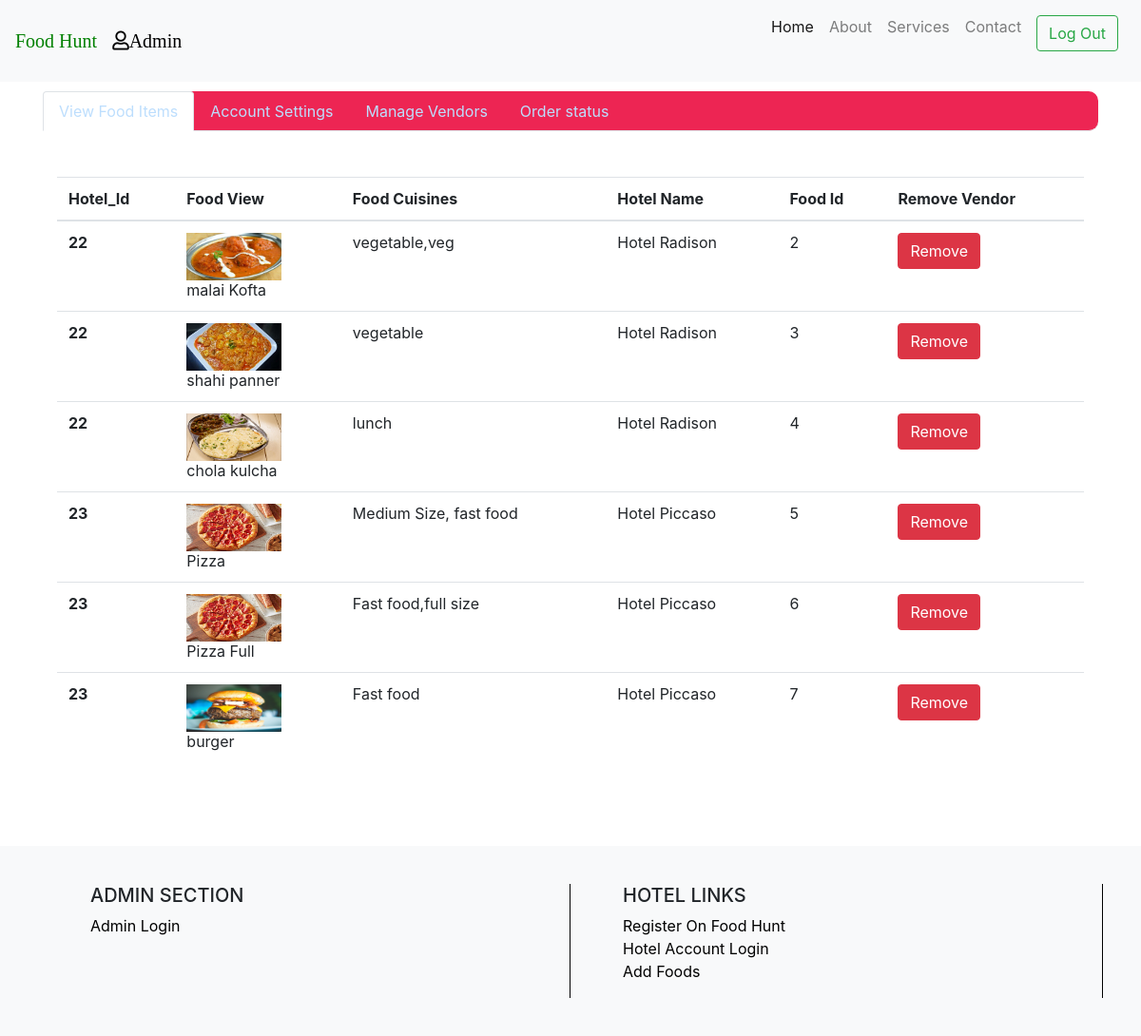
Page /dashboard.php (signed in) on the committed database.
### tables this page shows
CREATE TABLE `tbfood` (
  `food_id` int(11) NOT NULL,
  `fldvendor_id` int(11) NOT NULL,
  `foodname` varchar(100) NOT NULL,
  `cost` bigint(15) NOT NULL,
  `cuisines` varchar(50) NOT NULL,
  `paymentmode` varchar(50) NOT NULL,
  `fldimage` varchar(1000) NOT NULL
);

CREATE TABLE `tblvendor` (
  `fldvendor_id` int(10) NOT NULL,
  `fld_name` varchar(30) NOT NULL,
  `fld_email` varchar(50) NOT NULL,
  `fld_password` varchar(50) NOT NULL,
  `fld_mob` bigint(10) NOT NULL,
  `fld_gender` varchar (10),
  `fld_address` varchar(50) NOT NULL,
  `fld_logo` varchar(250)
);

### dashboard.php (the view, shortened to what this page needs)
<?php
include("connection.php");
extract($_REQUEST);
if(!isset($_SESSION['admin']))
{
	header("location:admin.php");
}
else
{
	$admin_username=$_SESSION['admin'];
}
?>
<html>
  <head>
	 <link rel="stylesheet" href="https://stackpath.bootstrapcdn.com/bootstrap/4.3.1/css/bootstrap.min.css">
      <link rel="stylesheet" href="https://use.fontawesome.com/releases/v5.8.1/css/all.css">
  </head>
	<body>
<nav class="navbar navbar-expand-lg navbar-light bg-light fixed-top">
    <a class="navbar-brand" href="index.php"><span style="color:green;font-family: 'Permanent Marker', cursive;">Food Hunt</span></a>
    <?php
	if(!empty($admin_username))
	{
	?>
	<a class="navbar-brand" style="color:black; text-decoratio:none;"><i class="far fa-user">Admin</i></a>
	<?php
	}
	?>
    <div class="collapse navbar-collapse" id="navbarResponsive">
      <ul class="navbar-nav ml-auto">
        <li class="nav-item active">
          <a class="nav-link" href="index.php">Home</a>
        </li>
        <li class="nav-item">
          <a class="nav-link" href="aboutus.php">About</a>
        </li>
        <li class="nav-item">
          <a class="nav-link" href="services.php">Services</a>
        </li>
        <li class="nav-item">
          <a class="nav-link" href="contact.php">Contact</a>
        </li>
		<?php
		if(isset($_SESSION['admin']))
		{
			?>
			<li class="nav-item">
            <a class="nav-link" href="">
		      <form method="post">
			    <button type="submit" name="logout" class="btn btn-outline-success">Log Out</button>
			  </form>
		    </a>
            </li>
			<?php
		}
		?>
      </ul>
    </div>
</nav>
<br><br><br><br>
<div class="container">
	   <ul class="nav nav-tabs nabbar_inverse" id="myTab" style="background:#ED2553;border-radius:10px 10px 10px 10px;" role="tablist">
          <li class="nav-item">
             <a class="nav-link active" style="color:#BDDEFD;" id="viewitem-tab" data-toggle="tab" href="#viewitem" role="tab" aria-controls="viewitem" aria-selected="true">View Food Items</a>
          </li>
          <li class="nav-item">
              <a class="nav-link"  style="color:#BDDEFD;" id="manageaccount-tab" data-toggle="tab" href="#manageaccount" role="tab" aria-controls="manageaccount" aria-selected="false">Account Settings</a>
          </li>
		  <li class="nav-item">
              <a class="nav-link" style="color:#BDDEFD;"  id="ManageVendors-tab" data-toggle="tab" href="#ManageVendors" role="tab" aria-controls="ManageVendors" aria-selected="false">Manage Vendors</a>
          </li>
		  <li class="nav-item">
              <a class="nav-link" style="color:#BDDEFD;" id="orderstatus-tab" data-toggle="tab" href="#orderstatus" role="tab" aria-controls="orderstatus" aria-selected="false">Order status</a>
          </li>
       </ul>
	   <br><br>
	   <div class="tab-content" id="myTabContent">
            <div class="tab-pane fade show active" id="viewitem" role="tabpanel" aria-labelledby="viewitem-tab">
                 <div class="container">
	               <table class="table">
                 <thead>
                    <tr>
                        <th scope="col">Hotel_Id</th>
                            <th scope="col">Food View</th>
                            <th scope="col">Food Cuisines</th>
                            <th scope="col">Hotel Name</th>
                            <th scope="col">Food Id</th>
                            <th scope="col">Remove Vendor</th>
                     </tr>
                 </thead>
				 <tbody>
	<?php
	$query=mysqli_query($con,"select tblvendor.fldvendor_id,tblvendor.fld_name,tblvendor.fld_email,tbfood.food_id,tbfood.foodname,tbfood.cuisines,tbfood.fldimage from  tblvendor right join tbfood on tblvendor.fldvendor_id=tbfood.fldvendor_id");
	    while($row=mysqli_fetch_array($query))
		{
	?>
                    <tr>
                        <th scope="row"><?php echo $row['fldvendor_id'];?></th>
						<td><img src="image/restaurant/<?php echo $row['fld_email']."/foodimages/" .$row['fldimage'];?>" height="50px" width="100px">
						<br><?php echo $row['foodname'];?>
						</td>
						<td><?php echo $row['cuisines'];?></td>
                        <td><?php echo $row['fld_name'];?></td>
                        <td><?php echo $row['food_id'];?></td>
						<form method="post">
                        <td><a href=""><button type="submit" value="<?php echo $row['food_id']; ?>" name="delete"  class="btn btn-danger">Remove </button></td>
                        </form>
                   </tr>
		<?php
		}
		?>
                </tbody>
           </table>
	 </div>
      	    </div>
	  </div>
	</div>
	<br><br><br>
 <?php
			include("footer.php");
			?>
</body>
</html>

### footer.php
<div class="container-fluid animatedParent" style="background:#F8F9FA; padding:40px;">
		    <div class="container">
			      <div class="row animated fadeIn">
					  <div class="col-sm-6" style=" border-right:1px solid black;">
					    <ul>
                          <li><h5>ADMIN SECTION</h5></li>
						  <li><a href="admin.php">Admin Login</a></li>
						</ul>
					  </div>
					  <div class="col-sm-6" style=" border-right:1px solid black;">
					     <ul>
						  <li><h5>HOTEL LINKS</h5></li>
						  <li><a href="vendor-new.php">Register On Food Hunt</a></li>
						  <li><a href="vendor_login.php">Hotel Account Login</a></li>
						  <li><a href="food.php">Add Foods</a></li>
						</ul>
					  </div>
				  </div>
			 </div>
		  </div>

### dashboard.php (style rules this page uses)
ul li a { color:black; }
ul li { list-style:none; }

### rows in the picture
tbfood: fldvendor.fldvendor_id "22", fldvendor+fldimage (picture), foodname "malai Kofta", cuisines "vegetable,veg", fldvendor.fld_name "Hotel Radison", food_id "2"
tbfood: fldvendor.fldvendor_id "22", fldvendor+fldimage (picture), foodname "shahi panner", cuisines "vegetable", fldvendor.fld_name "Hotel Radison", food_id "3"
tbfood: fldvendor.fldvendor_id "22", fldvendor+fldimage (placeholder picture), foodname "chola kulcha", cuisines "lunch", fldvendor.fld_name "Hotel Radison", food_id "4"
tbfood: fldvendor.fldvendor_id "23", fldvendor+fldimage (picture), foodname "Pizza", cuisines "Medium Size, fast food", fldvendor.fld_name "Hotel Piccaso", food_id "5"
tbfood: fldvendor.fldvendor_id "23", fldvendor+fldimage (picture), foodname "Pizza Full", cuisines "Fast food,full size", fldvendor.fld_name "Hotel Piccaso", food_id "6"
tbfood: fldvendor.fldvendor_id "23", fldvendor+fldimage (picture), foodname "burger", cuisines "Fast food", fldvendor.fld_name "Hotel Piccaso", food_id "7"
